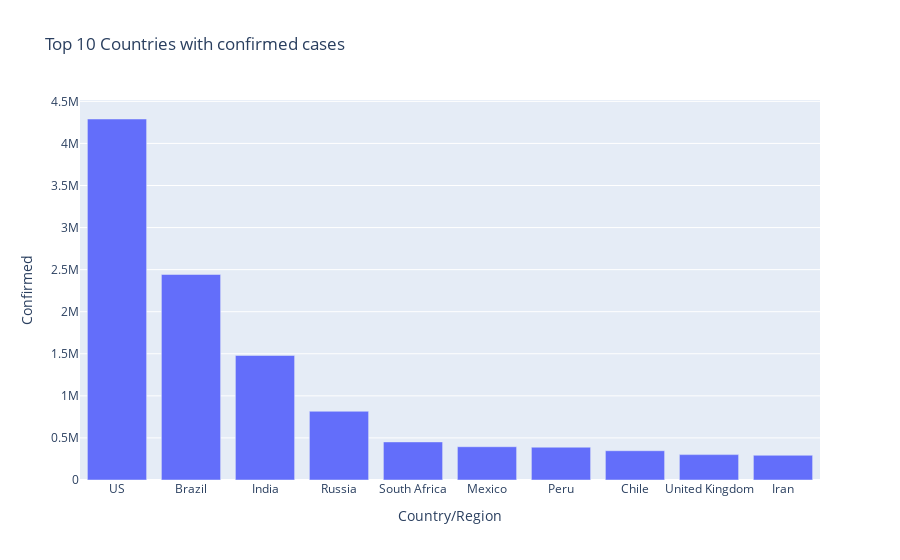

Source (notebook cell):
### Code cell
fig = px.bar(covid_df[:10], x = 'Country/Region', y= 'Confirmed',title="Top 10 Countries with confirmed cases",
             hover_data = ['Deaths'])
fig.show()

### Figure 1 — Plotly figure (JSON) as saved in the notebook; plotly's stock layout.template omitted (floating-point values rounded to 4 significant figures)
{"data": [{"alignmentgroup": "True", "customdata": [[148011], [87618], [33408], [13334], [7067], [44022], [18418], [9187], [45844], [15912]], "hovertemplate": "Country/Region=%{x}<br>Confirmed=%{y}<br>Deaths=%{customdata[0]}<extra></extra>", "legendgroup": "", "marker": {"color": "#636efa", "pattern": {"shape": ""}}, "name": "", "offsetgroup": "", "orientation": "v", "showlegend": false, "textposition": "auto", "type": "bar", "x": ["US", "Brazil", "India", "Russia", "South Africa", "Mexico", "Peru", "Chile", "United Kingdom", "Iran"], "xaxis": "x", "y": [4290259, 2442375, 1480073, 816680, 452529, 395489, 389717, 347923, 301708, 293606], "yaxis": "y"}], "layout": {"barmode": "relative", "legend": {"tracegroupgap": 0}, "title": {"text": "Top 10 Countries with confirmed cases"}, "xaxis": {"anchor": "y", "domain": [0, 1], "title": {"text": "Country/Region"}}, "yaxis": {"anchor": "x", "domain": [0, 1], "title": {"text": "Confirmed"}}}}
